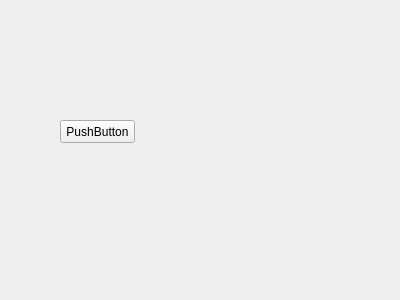
<?xml version="1.0" encoding="UTF-8"?>
<ui version="4.0">
 <class>Widget</class>
 <widget class="QWidget" name="Widget">
  <property name="geometry">
   <rect>
    <x>0</x>
    <y>0</y>
    <width>400</width>
    <height>300</height>
   </rect>
  </property>
  <property name="windowTitle">
   <string>Widget</string>
  </property>
  <widget class="QPushButton" name="pushButton">
   <property name="geometry">
    <rect>
     <x>60</x>
     <y>120</y>
     <width>75</width>
     <height>23</height>
    </rect>
   </property>
   <property name="text">
    <string>PushButton</string>
   </property>
  </widget>
 </widget>
 <layoutdefault spacing="6" margin="11"/>
 <resources/>
 <connections/>
</ui>
